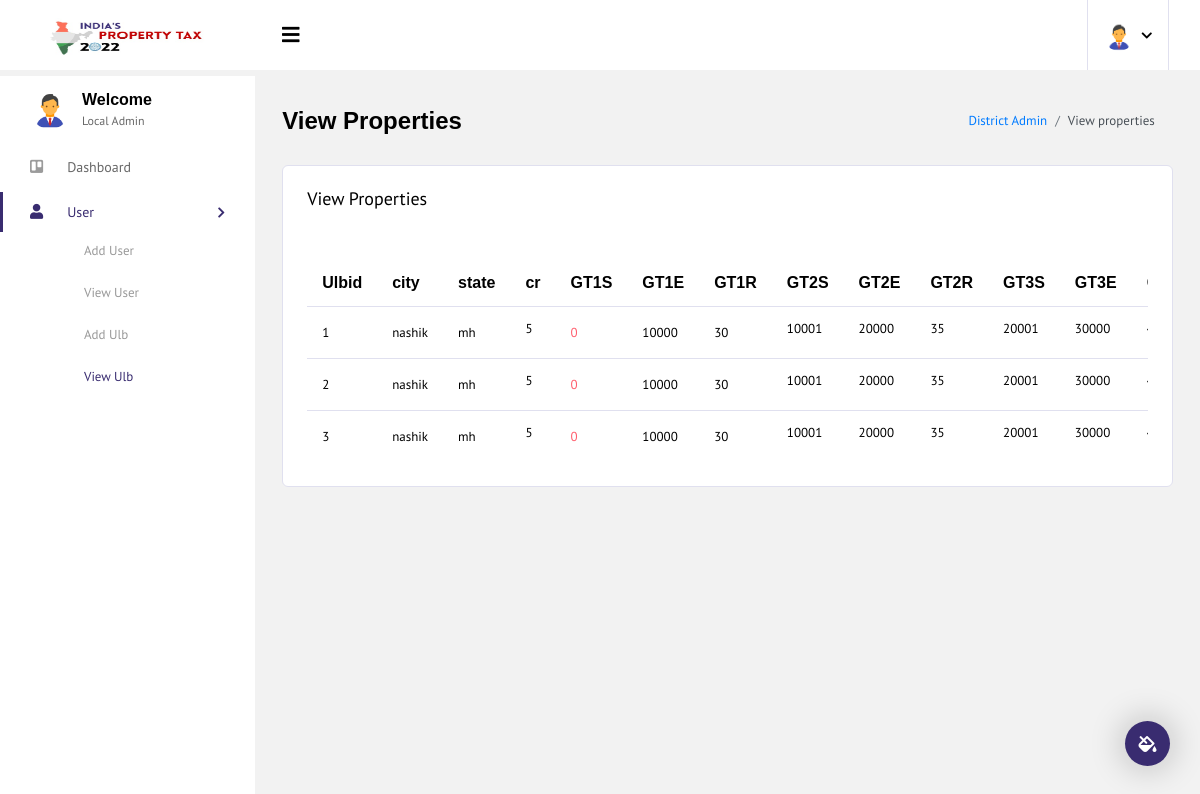
/taxsih/adminlogin/view_ulb.php (signed in), run on the app's committed database.
### tables this page shows
CREATE TABLE `citytaxtable` (
  `Ulbid` int(20) NOT NULL,
  `city` varchar(20) NOT NULL,
  `state` varchar(20) NOT NULL,
  `cr` int(20) NOT NULL,
  `GT1S` int(20) NOT NULL,
  `GT1E` int(20) NOT NULL,
  `GT1R` int(20) NOT NULL,
  `GT2S` int(20) NOT NULL,
  `GT2E` int(20) NOT NULL,
  `GT2R` int(20) NOT NULL,
  `GT3S` int(20) NOT NULL,
  `GT3E` int(20) NOT NULL,
  `GT3R` int(20) NOT NULL,
  `GT4S` int(20) NOT NULL,
  `GT4E` int(20) NOT NULL,
  `GT4R` int(20) NOT NULL,
  `GT5S` int(20) NOT NULL,
  `GT5E` int(20) NOT NULL,
  `GT5R` int(20) NOT NULL,
  `generalTax` int(20) NOT NULL,
  `fireTax` int(20) NOT NULL,
  `treeTax` int(20) NOT NULL,
  `waterBenefitTax` int(20) NOT NULL,
  `generalConsTax` int(20) NOT NULL,
  `sewageTax` int(20) NOT NULL,
  `streetTax` int(20) NOT NULL,
  `nmcEduTax` int(20) NOT NULL
);

### taxsih/adminlogin/view_ulb.php (the view, shortened to what this page needs)
<!DOCTYPE html>
<html lang="en">
<head>
  <link rel="stylesheet" href="vendors/iconfonts/font-awesome/css/all.min.css">
  <link rel="stylesheet" href="vendors/css/vendor.bundle.base.css">
  <link rel="stylesheet" href="vendors/css/vendor.bundle.addons.css">
  <link rel="stylesheet" href="css/style.css">
</head>
<body>
  <div class="container-scroller">
      <?php include "header.php";
      ?>
            <?php include "footer.php";
      ?>
    <div class="container-fluid page-body-wrapper">
      <div class="theme-setting-wrapper">
        <div id="settings-trigger"><i class="fas fa-fill-drip"></i></div>
      </div>
      <?php include "navbar.php";?>
      <div class="main-panel">
        <div class="content-wrapper">
          <div class="page-header">
            <h3 class="page-title">
              View Properties
            </h3>
            <nav aria-label="breadcrumb">
              <ol class="breadcrumb">
                <li class="breadcrumb-item"><a href="#">District Admin</a></li>
                <li class="breadcrumb-item active" aria-current="page">View properties</li>
              </ol>
            </nav>
          </div>
          <div class="card">
            <div class="card-body">
              <h4 class="card-title">View Properties</h4>
              <div class="row">
                <div class="col-12">
                  <div class="table-responsive">
                    <table id="order-listing" class="table">
                      <thead>
                        <tr>
                          <th>Ulbid</th>
                          <th>city</th>
                          <th>state</th>
                          <th>cr</th>
                          <th>GT1S</th>
                          <th>GT1E</th>
                          <th>GT1R</th>
                          <th>GT2S</th>
                          <th>GT2E</th>
                          <th>GT2R</th>
                          <th>GT3S</th>
                          <th>GT3E</th>
                          <th>GT3R</th>
                        </tr>
                      </thead>
                      <tbody>
                    <?php
                            require 'db.php';
                            $select = "select * from citytaxtable ";
                              if ($result = $con->query($select))
                                 {
                                       while ($data = $result->fetch_assoc())
                                       {
                                          echo'
                        <tr>
                          <td name="Ulbid">'.$data["Ulbid"].'</td>
                          <td name="city">'.$data["city"].'</td>
                          <td >'.$data["state"].'</td>
                          <td><label class="">'.$data["cr"].'</label></td>
                          <td class="text-danger">'.$data["GT1S"].'</td>
                          <td >'.$data["GT1E"].'</td>
                          <td >'.$data["GT1R"].'</td>
                          <td><label class="">'.$data["GT2S"].'</label></td>
                          <td><label class="">'.$data["GT2E"].'</label></td>
                          <td><label class="">'.$data["GT2R"].'</label></td>
                          <td><label class="">'.$data["GT3S"].'</label></td>
                          <td><label class="">'.$data["GT3E"].'</label></td>
                          <td><label class="">'.$data["GT3R"].'</label></td>
                          <td><label class="">'.$data["GT4S"].'</label></td>
                          <td><label class="">'.$data["GT4E"].'</label></td>
                          <td><label class="">'.$data["GT4R"].'</label></td>
                          <td><label class="">'.$data["GT5S"].'</label></td>
                          <td><label class="">'.$data["GT5E"].'</label></td>
                          <td><label class="">'.$data["GT5R"].'</label></td>
                          <td name="generalTax">'.$data["generalTax"].'</td>
                          <td name="fireTax">'.$data["fireTax"].'</td>
                          <td name="treeTax">'.$data["treeTax"].'</td>
                          <td name="waterBenefitTax">'.$data["waterBenefitTax"].'</td>
                          <td name="generalConsTax">'.$data["generalConsTax"].'</td>
                          <td name="sewageTax">'.$data["sewageTax"].'</td>
                          <td name="streetTax">'.$data["streetTax"].'</td>
                          <td name="nmcEduTax">'.$data["nmcEduTax"].'</td>
                          <td style="font-size: 16px;">
                        </tr>
                        ';}}?>
                      </tbody>
                    </table>
                  </div>
                </div>
              </div>
            </div>
          </div>
        </div>
      </div>
    </div>
  </div>
</body>
</html>

### data on the page
citytaxtable: Ulbid "1", city "nashik", state "mh", cr "5", GT1S "0", GT1E "10000", GT1R "30", GT2S "10001", GT2E "20000", GT2R "35", GT3S "20001", GT3E "30000"
citytaxtable: Ulbid "2", city "nashik", state "mh", cr "5", GT1S "0", GT1E "10000", GT1R "30", GT2S "10001", GT2E "20000", GT2R "35", GT3S "20001", GT3E "30000"
citytaxtable: Ulbid "3", city "nashik", state "mh", cr "5", GT1S "0", GT1E "10000", GT1R "30", GT2S "10001", GT2E "20000", GT2R "35", GT3S "20001", GT3E "30000"
